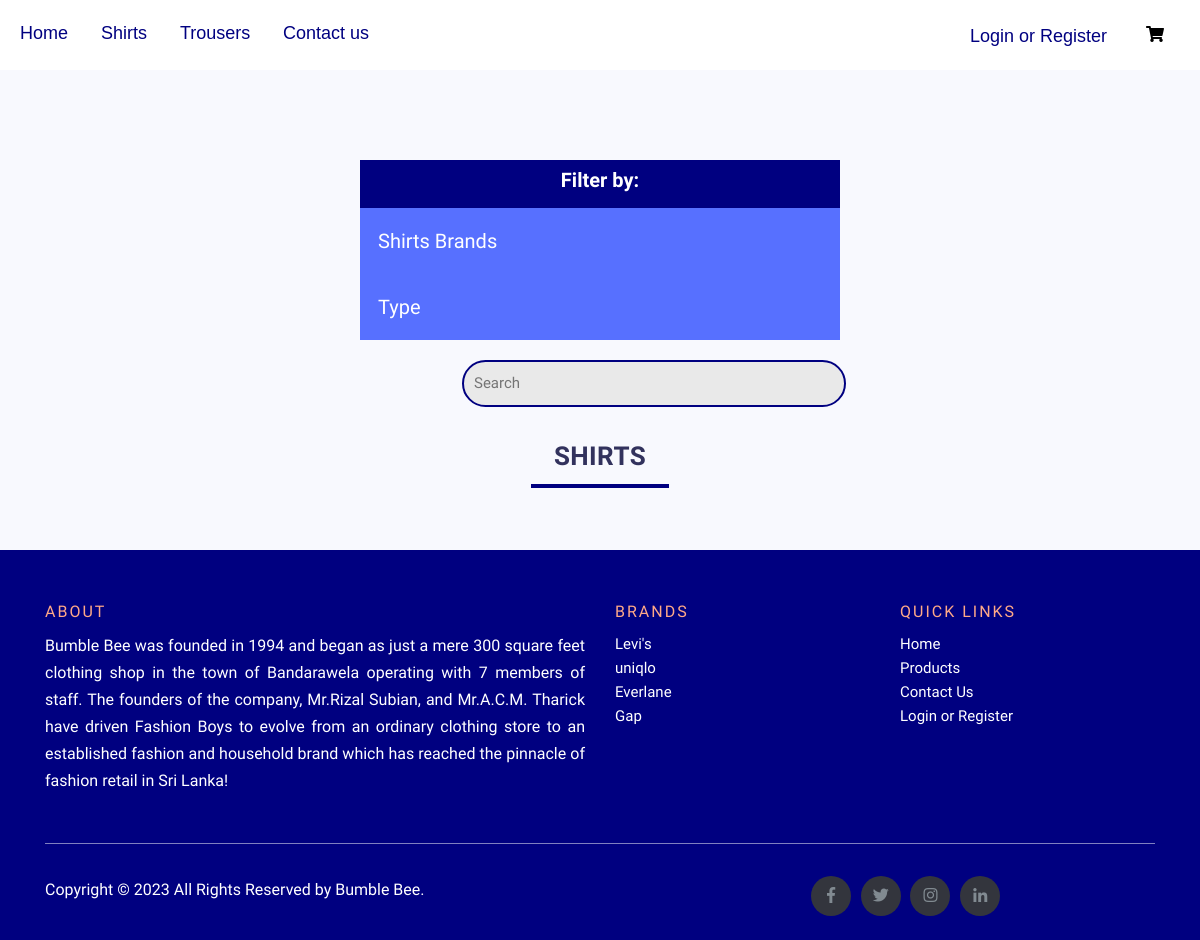
Screenshot of /FRONTEND/products_page.php with the database file from the repository.
### tables this page shows
CREATE TABLE `product_brands` (
  `BrandID` int(20) NOT NULL,
  `BrandName` varchar(100) NOT NULL,
  `BrandImage` longtext NOT NULL
);

### FRONTEND/products_page.php (the view, shortened to what this page needs)
<?php
 	include '../Includes/connection.php';
  require '../Includes/navbar1.php';
 ?>
<!doctype html>
<html>
<head>
	<link type="text/css" rel="stylesheet" href="../CSS/products.css">
  <link rel="stylesheet" type="text/css" href="../CSS/footer.css">
<link href="../assets/vendor/nucleo/css/nucleo.css" rel="stylesheet">
<link href="../assets/vendor/@fortawesome/fontawesome-free/css/all.min.css" rel="stylesheet">
<link type="text/css" href="../assets/css/argon.css" rel="stylesheet">
</head>
<body>
<center>
    <div class="full">
    		<div class="filter-bar">
    				<div class="tab-pane fade show active" id="tabs-icons-text-1" role="tabpanel" aria-labelledby="tabs-icons-text-1-tab">
    					<h1>Filter by: </h1>
                  <button class="accordion">Shirts Brands</button>
              <button class="accordion">Type</button>
    </div>
    </div>
    <div class="search-bar">
      <input type="text" class="search" id="search" placeholder="Search" >
    </div>
    <center>
          <div class="heading">
      				<h1>
						  shirts
					  </h1> <span><hr></span>
      		</div>
    </div>
  </center>
<?php require '../Includes/footer.php'; ?>
</body>
</html>

### Includes/footer.php
<?php
include '../Includes/connection.php';
  echo '<footer class="site-footer">
      <div class="container">
        <div class="row">
          <div class="col-sm-12 col-md-6">
            <h6>About</h6>
            <p class="text-justify">Bumble Bee  was founded in 1994 and began as just a mere 300 square feet clothing shop in the town of Bandarawela operating with 7 members of staff. The founders of the company, Mr.Rizal Subian,  and Mr.A.C.M. Tharick have driven Fashion Boys to evolve from an ordinary clothing store to an established fashion and household brand which has reached the pinnacle of fashion retail in Sri Lanka!</p>
          </div>
          <div class="col-xs-6 col-md-3">
            <h6>Brands</h6>
            <ul class="footer-links">
            ';
            $sql ="SELECT * FROM product_brands LIMIT 6";
            if ($res = mysqli_query($conn,$sql)) {
              while ($row= mysqli_fetch_array($res)) {
            echo  '<li><a href="#">'.$row['BrandName'].'</a></li>';
            }
          }
            echo '</ul>
          </div>
          <div class="col-xs-6 col-md-3">
            <h6>Quick Links</h6>
            <ul class="footer-links">
              <li><a href="../FRONTEND/index.php">Home</a></li>
              <li><a href="../FRONTEND/products_page.php">Products</a></li>
              <li><a href="../FRONTEND/Contactpage.php">Contact Us</a></li>
              <li><a href="../FRONTEND/LoginandRegister.php">Login or Register</a></li>
            </ul>
          </div>
        </div>
        <hr>
      </div>
      <div class="container">
        <div class="row">
          <div class="col-md-8 col-sm-6 col-xs-12">
            <p class="copyright-text">Copyright &copy; 2023 All Rights Reserved by
         <a href="#">Bumble Bee</a>.
            </p>
          </div>
          <div class="col-md-4 col-sm-6 col-xs-12">
            <ul class="social-icons">
              <li><a class="facebook" href="#"><i class="fab fa-facebook-f"></i>  </a></li>
              <li><a class="twitter" href="#"><i class="fab fa-twitter"></i></a></li>
              <li><a class="instagram" href="#"><i class="fab fa-instagram"></i></a></li>
              <li><a class="linkedin" href="#"><i class="fab fa-linkedin-in"></i></a></li>
            </ul>
          </div>
        </div>
      </div>
</footer>';
 ?>

### CSS/products.css (style rules this page uses)
body { background: white; max-width: 100vw; overflow-x: hidden; font-family: 'Fjalla One', sans-serif; }
.container { max-width: 1140px; }
.full { margin-top:90px; max-width: 80%; width: 100%; }
.search-bar { width: 80%; height: 20%; margin-top: 20px; margin-right: 400px; }
.search { border-radius: 40px; width: 100%; padding: 10px 10px; border:2px solid navy; outline:none; background-color: #E9E9E9; font-family: 'Fjalla One', sans-serif; font-size: 15px; }
.filter-bar { position: relative; width: 50%; height: auto; font-family: 'Fjalla One', sans-serif; }
.filter-bar h1 { line-height: 2; text-align: center; font-family: 'Fjalla One', sans-serif; font-size: 20px; color: #fff; letter-spacing: 5; }
.heading { width: 100%; height: 30%; margin-top: 20px; font-family: 'Fjalla One', sans-serif; }
.heading hr { width: 14%; border: 2px solid navy; margin-top: 4px; }
.accordion { background-color: #5770ff; cursor: pointer; padding: 18px; width: 100%; border: none; text-align: left; outline: none; transition: 0.4s; color: #fff; font-size: 20px; }
.active, .accordion:hover { background-color: navy; }
@media screen and (max-width: 1640px) { .search { position: relative; width: 50%; margin-left: 300px; } }
@media screen and (max-width: 1248px) { .search { position: relative; width: 50%; margin-left: 300px; } }
@media screen and (max-width: 1240px) { .search { position: relative; width: 50%; margin-left: 300px; } }

### CSS/footer.css (style rules this page uses)
.site-footer { background-color:navy; padding:45px 0 20px; font-size:15px; line-height:24px; color:#fff; margin-top:30px; font-family: 'Fjalla One', sans-serif; }
.site-footer hr { border-top-color:#fff; opacity:0.5 }
.site-footer h6 { color:#FFA987; font-size:16px; text-transform:uppercase; margin-top:5px; font-weight: 300; letter-spacing:2px }
.site-footer a { color:#fff; }
.footer-links { padding-left:0; list-style:none }
.footer-links li { display:block }
.footer-links a { color:#fff }
.site-footer .social-icons { text-align:left }
.site-footer .social-icons a { width:40px; height:40px; line-height:40px; margin-left:6px; margin-right:0; border-radius:100%; background-color:#33353d }
.copyright-text { margin:0 }
.social-icons { padding-left:0; margin-bottom:0; list-style:none }
.social-icons li { display:inline-block; margin-bottom:4px }
.social-icons a { background-color:#eceeef; color:#818a91; font-size:16px; display:inline-block; line-height:44px; width:44px; height:44px; text-align:center; margin-right:8px; border-radius:100%; -webkit-transition:all .2s linear; -o-transition:all .2s linear; transition:all .2s linear }

### rows the page displays
product_brands: BrandName "Levi's"
product_brands: BrandName "uniqlo"
product_brands: BrandName "Everlane"
product_brands: BrandName "Gap"
